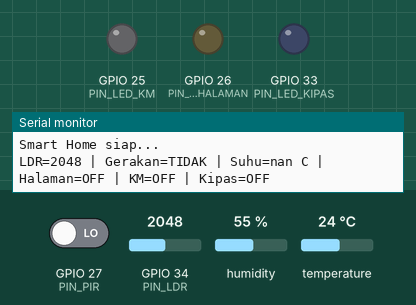
This program was run on a simulated ESP32. Shown: output pins drawn as LEDs (lit = HIGH), the last lines printed to the serial monitor. Inputs (shaded band) come from the test bench; at power-on: GPIO 34 (PIN_LDR) = 2048, temperature 24 °C, GPIO 27 (PIN_PIR) LOW, humidity 55 %.

Above: at 1.2 s.
1.3 s: GPIO 34 (PIN_LDR) set to 2139
3.5 s: GPIO 34 (PIN_LDR) set to 2248
At 3.9 s:
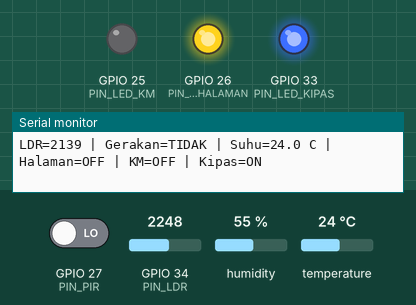
5.0 s: temperature set to 22.4 °C
At 7.2 s:
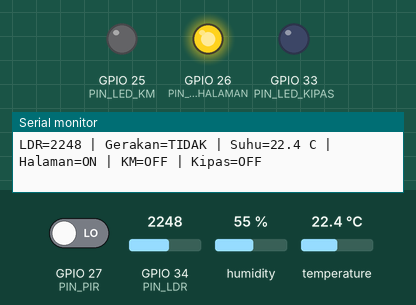
7.5 s: GPIO 27 (PIN_PIR) driven HIGH
At 8.1 s:
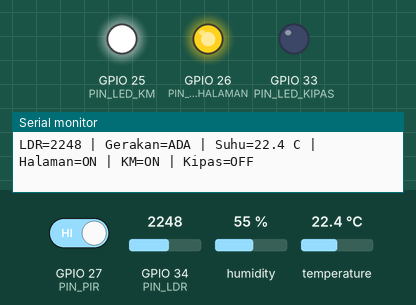
9.0 s: temperature set to 28 °C
At 10.3 s:
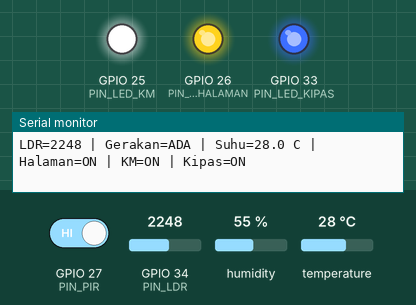
11.5 s: GPIO 34 (PIN_LDR) set to 1845
13.0 s: GPIO 34 (PIN_LDR) set to 1732
At 13.5 s:
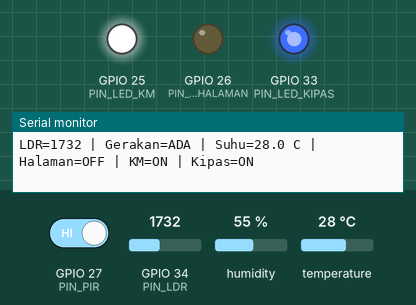
Timing chart, 0 to 15.5 s (numbered marks = the images above; inputs shaded):
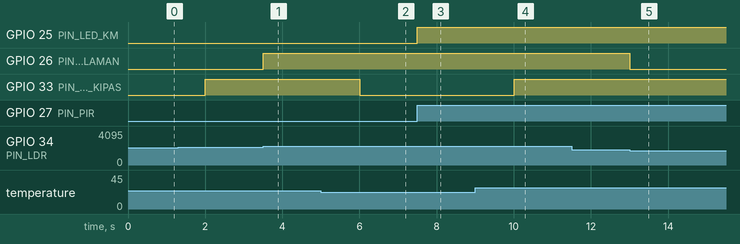

Measured:
- the behaviour switches between 2200 and 2201 on GPIO 34 (PIN_LDR) (found by bisection; images 0 and 1)
- the behaviour switches between 23.1 and 23 °C on temperature (found by bisection; images 1 and 2)
- the behaviour switches between 1800 and 1799 on GPIO 34 (PIN_LDR) (found by bisection; images 4 and 5)
- after the input at 3.5 s, GPIO 26 (PIN_LED_HALAMAN): LOW → HIGH at once
- after the input at 5.0 s, GPIO 33 (PIN_LED_KIPAS): HIGH → LOW after 1.0 s
- after the input at 7.5 s, GPIO 25 (PIN_LED_KM): LOW → HIGH at once
- after the input at 9.0 s, GPIO 33 (PIN_LED_KIPAS): LOW → HIGH after 1.0 s
- after the input at 13.0 s, GPIO 26 (PIN_LED_HALAMAN): HIGH → LOW at once

The program:

main.cpp
```cpp
#include <Arduino.h>
#include <DHT.h>

#define PIN_LDR        34
#define PIN_PIR        27
#define PIN_DHT        15
#define PIN_LED_HALAMAN 26
#define PIN_LED_KM      25
#define PIN_LED_KIPAS   33

const int AMBANG_GELAP = 2000;
const int HISTERESIS   = 200;
const unsigned long DURASI_LAMPU_KM = 10000UL;
const float AMBANG_SUHU = 23.0;

const unsigned long INTERVAL_DHT = 2000UL;
const unsigned long INTERVAL_LOG = 1000UL;

DHT dht(PIN_DHT, DHT22);

bool lampuHalaman = false;
bool lampuKM      = false;
bool kipas        = false;
float suhu        = NAN;
unsigned long waktuGerakanTerakhir = 0;
unsigned long tDHT = 0, tLog = 0;

void setup() {
  Serial.begin(115200);
  pinMode(PIN_PIR, INPUT);
  pinMode(PIN_LED_HALAMAN, OUTPUT);
  pinMode(PIN_LED_KM, OUTPUT);
  pinMode(PIN_LED_KIPAS, OUTPUT);
  dht.begin();
  Serial.println("Smart Home siap...");
}

void loop() {
  unsigned long sekarang = millis();

  int nilaiLDR = analogRead(PIN_LDR);
  if (nilaiLDR > AMBANG_GELAP + HISTERESIS)      lampuHalaman = true;
  else if (nilaiLDR < AMBANG_GELAP - HISTERESIS) lampuHalaman = false;

  bool gerakan = (digitalRead(PIN_PIR) == HIGH);
  if (gerakan) {
    lampuKM = true;
    waktuGerakanTerakhir = sekarang;
  } else if (lampuKM && (sekarang - waktuGerakanTerakhir >= DURASI_LAMPU_KM)) {
    lampuKM = false;
  }

  if (sekarang - tDHT >= INTERVAL_DHT) {
    tDHT = sekarang;
    float t = dht.readTemperature();
    if (!isnan(t)) {
      suhu = t;
      kipas = (suhu > AMBANG_SUHU);
    }
  }

  digitalWrite(PIN_LED_HALAMAN, lampuHalaman);
  digitalWrite(PIN_LED_KM, lampuKM);
  digitalWrite(PIN_LED_KIPAS, kipas);

  if (sekarang - tLog >= INTERVAL_LOG) {
    tLog = sekarang;
    Serial.printf("LDR=%d | Gerakan=%s | Suhu=%.1f C | Halaman=%s | KM=%s | Kipas=%s\n",
                  nilaiLDR,
                  gerakan ? "ADA" : "TIDAK",
                  suhu,
                  lampuHalaman ? "ON" : "OFF",
                  lampuKM ? "ON" : "OFF",
                  kipas ? "ON" : "OFF");
  }
}
```
